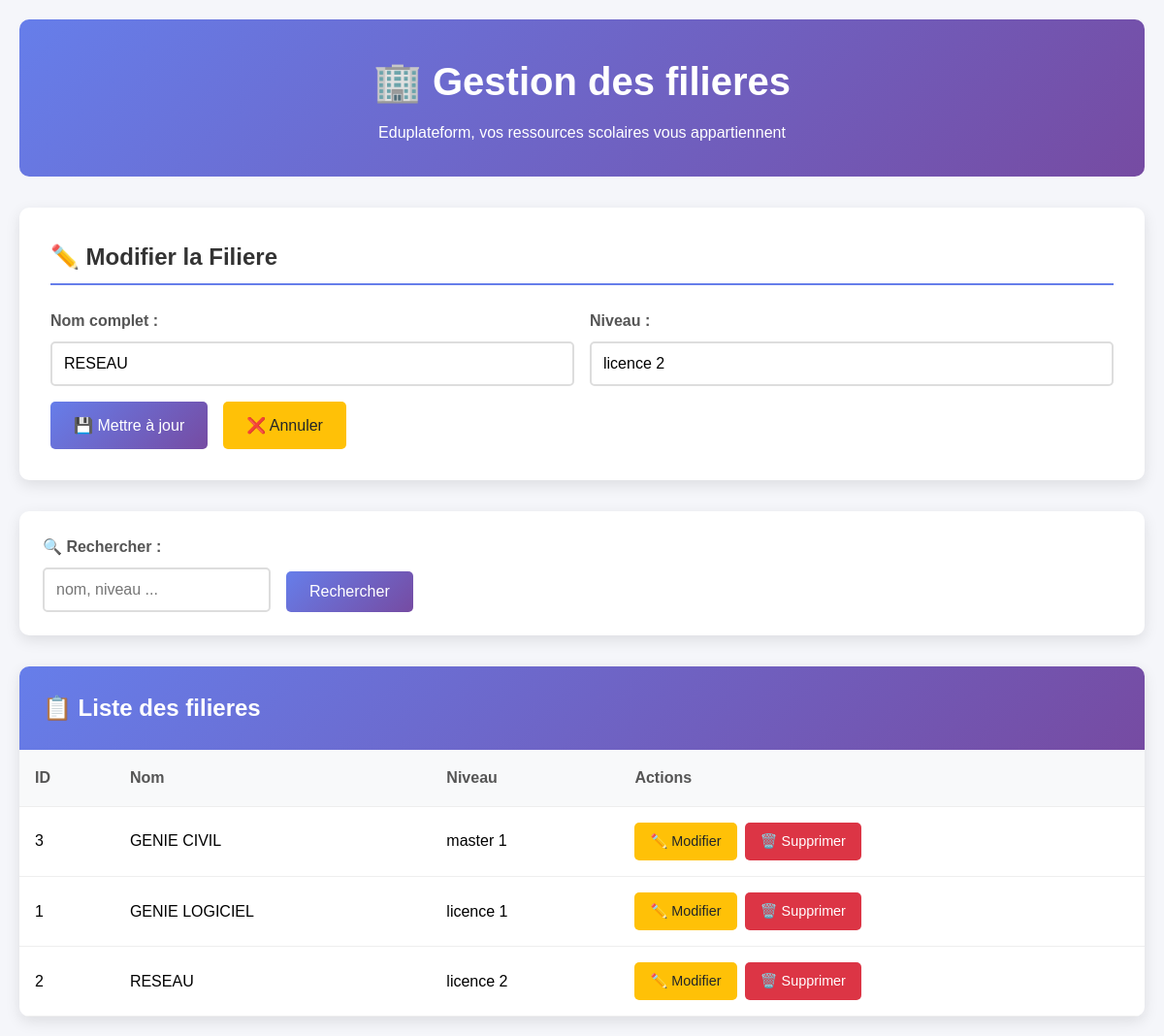
The app's page /filiere/index_filiere.php?edit=2 with its own data.
### tables this page shows
CREATE TABLE filieres (
    id INT AUTO_INCREMENT PRIMARY KEY,
    name VARCHAR(200)  NOT NULL,
    level VARCHAR(50) NOT NULL,
    created_at TIMESTAMP DEFAULT CURRENT_TIMESTAMP,
    last_login TIMESTAMP NULL
);

### filiere/filiere.php (called while the page is built, shortened)
<?php
require_once '../database/config.php';
class Filiere {
    private $conn;
    private $table = 'filieres';
    public $id;
    public function __construct() {
        $database = new Database();
        $this->conn = $database->getConnection();
    }
    public function readAll() {
        $query = "SELECT * FROM " . $this->table . " ORDER BY name ASC";
        $stmt = $this->conn->prepare($query);
        $stmt->execute();
        return $stmt;
    }
    public function readOne() {
        $query = "SELECT * FROM " . $this->table . " WHERE id = :id LIMIT 0,1";
        $stmt = $this->conn->prepare($query);
        $stmt->bindParam(':id', $this->id);
        $stmt->execute();
        $row = $stmt->fetch(PDO::FETCH_ASSOC);
        if ($row) {
            $this->name = $row['name'];
            $this->level = $row['level'];
            return true;
        }
        return false;
    }
}
?>

### database/config.php (called while the page is built, shortened)
<?php
class Database {
    private $connection;
    public function __construct() {
        try {
            $this->connection = new PDO(
                "mysql:host=" . DB_HOST . ";dbname=" . DB_NAME,
                DB_USER,
                DB_PASS,
                array(
                    PDO::ATTR_ERRMODE => PDO::ERRMODE_EXCEPTION,
                    PDO::ATTR_DEFAULT_FETCH_MODE => PDO::FETCH_ASSOC
                )
            );
        } catch(PDOException $e) {
            die("Erreur de connexion à la base de données: " . $e->getMessage());
        }
    }
    public function getConnection() {
        return $this->connection;
    }
}
?>

### filiere/index_filiere.php (the view, shortened to what this page needs)
<?php
require_once 'filiere.php';
$filieres = new Filiere();
$searchTerm = $_GET['search'] ?? '';
if ($searchTerm) {
    $stmt = $filieres->search($searchTerm);
} else {
    $stmt = $filieres->readAll();
}
$editfilieres = null;
if (isset($_GET['edit'])) {
    $editfilieres = new Filiere();
    $editfilieres->id = $_GET['edit'];
    $editfilieres->readOne();
}
?>
<!DOCTYPE html>
<html lang="fr">
<head>
    <link rel="stylesheet" href="stylefiliere.css">
</head>
<body>
    <div class="container">
        <div class="header">
            <h1>🏢 Gestion des filieres</h1>
            <p>Eduplateform, vos ressources scolaires vous appartiennent</p>
        </div>
        <div class="form-section">
            <h2><?php echo $editfilieres ? '✏️ Modifier la Filiere' : '➕ Ajouter une Filiere'; ?></h2>
            <form method="POST" action="">
                <div class="form-grid">
                    <div class="form-group">
                        <label for="name">Nom complet :</label>
                        <input type="text" id="name" name="name" required
                               value="<?php echo $editfilieres ? htmlspecialchars($editfilieres->name) : ''; ?>">
                    </div>
                    <div class="form-group">
                        <label for="level">Niveau :</label>
                        <input type="text" id="level" name="level" required
                               value="<?php echo $editfilieres ? htmlspecialchars($editfilieres->level) : ''; ?>">
                    </div>
                </div>
                <div style="display: flex; gap: 1rem;">
                    <button type="submit" class="btn btn-primary">
                        <?php echo $editfilieres ? '💾 Mettre à jour' : '➕ Ajouter'; ?>
                    </button>
                    <?php if ($editfilieres): ?>
                        <a href="index.php" class="btn btn-warning">❌ Annuler</a>
                    <?php endif; ?>
                </div>
            </form>
        </div>
        <div class="search-section">
            <form method="GET" action="" class="search-form">
                <div class="form-group" style="margin: 0;">
                    <label for="search">🔍 Rechercher :</label>
                    <input type="text" id="search" name="search" placeholder="nom, niveau ..."
                           value="<?php echo htmlspecialchars($searchTerm); ?>">
                </div>
                <button type="submit" class="btn btn-primary">Rechercher</button>
            </form>
        </div>
        <div class="table-section">
            <div class="table-header">
                <h2>📋 Liste des filieres <?php echo $searchTerm ? "(Résultats pour: '$searchTerm')" : ''; ?></h2>
            </div>
            <div class="table-responsive">
                <?php if ($stmt->rowCount() > 0): ?>
                    <table>
                        <thead>
                            <tr>
                                <th>ID</th>
                                <th>Nom</th>
                                <th>Niveau</th>
                                <th>Actions</th>
                            </tr>
                        </thead>
                        <tbody>
                            <?php while ($row = $stmt->fetch(PDO::FETCH_ASSOC)): ?>
                                <tr>
                                    <td><?php echo $row['id']; ?></td>
                                    <td><?php echo htmlspecialchars($row['name']); ?></td>
                                    <td><?php echo htmlspecialchars($row['level']); ?></td>
                                    <td>
                                        <div class="actions">
                                            <a href="?edit=<?php echo $row['id']; ?>" class="btn btn-warning btn-small">
                                                ✏️ Modifier
                                            </a>
                                            <a href="?delete=<?php echo $row['id']; ?>"
                                               class="btn btn-danger btn-small"
                                               onclick="return confirm('Êtes-vous sûr de vouloir supprimer cet Filiere ?')">
                                                🗑️ Supprimer
                                            </a>
                                        </div>
                                    </td>
                                </tr>
                            <?php endwhile; ?>
                        </tbody>
                    </table>
                <?php endif; ?>
            </div>
        </div>
    </div>
</body>
</html>

### filiere/stylefiliere.css (style rules this page uses)
* { margin: 0; padding: 0; box-sizing: border-box; }
body { font-family: 'Arial', sans-serif; background-color: #f5f6fa; line-height: 1.6; }
.container { max-width: 1200px; margin: 0 auto; padding: 20px; }
.header { background: linear-gradient(135deg, #667eea 0%, #764ba2 100%); color: white; padding: 2rem; border-radius: 10px; margin-bottom: 2rem; text-align: center; }
.header h1 { font-size: 2.5rem; margin-bottom: 0.5rem; }
.form-section { background: white; padding: 2rem; border-radius: 10px; box-shadow: 0 5px 15px rgba(0,0,0,0.1); margin-bottom: 2rem; }
.form-section h2 { color: #333; margin-bottom: 1.5rem; border-bottom: 2px solid #667eea; padding-bottom: 0.5rem; }
.form-grid { display: grid; grid-template-columns: repeat(auto-fit, minmax(250px, 1fr)); gap: 1rem; margin-bottom: 1rem; }
.form-group { display: flex; flex-direction: column; }
.form-group label { margin-bottom: 0.5rem; font-weight: bold; color: #555; }
.form-group input { padding: 0.75rem; border: 2px solid #ddd; border-radius: 5px; font-size: 1rem; transition: border-color 0.3s; }
.btn { padding: 0.75rem 1.5rem; border: none; border-radius: 5px; cursor: pointer; font-size: 1rem; text-decoration: none; display: inline-block; text-align: center; transition: all 0.3s; }
.btn-primary { background: linear-gradient(135deg, #667eea 0%, #764ba2 100%); color: white; }
.btn-warning { background-color: #ffc107; color: #212529; }
.btn-danger { background-color: #dc3545; color: white; }
.btn-small { padding: 0.5rem 1rem; font-size: 0.9rem; }
.search-section { background: white; padding: 1.5rem; border-radius: 10px; box-shadow: 0 5px 15px rgba(0,0,0,0.1); margin-bottom: 2rem; }
.search-form { display: flex; gap: 1rem; align-items: end; }
.search-form input { flex: 1; padding: 0.75rem; border: 2px solid #ddd; border-radius: 5px; font-size: 1rem; }
.table-section { background: white; border-radius: 10px; box-shadow: 0 5px 15px rgba(0,0,0,0.1); overflow: hidden; }
.table-header { background: linear-gradient(135deg, #667eea 0%, #764ba2 100%); color: white; padding: 1.5rem; }
.table-header h2 { margin: 0; }
.table-responsive { overflow-x: auto; }
table { width: 100%; border-collapse: collapse; }
th, td { padding: 1rem; text-align: left; border-bottom: 1px solid #eee; }
th { background-color: #f8f9fa; font-weight: bold; color: #555; }
.actions { display: flex; gap: 0.5rem; }

### records on screen
filieres: name "RESEAU", level "licence 2", id "2"
filieres: id "3", name "GENIE CIVIL", level "master 1"
filieres: id "1", name "GENIE LOGICIEL", level "licence 1"
